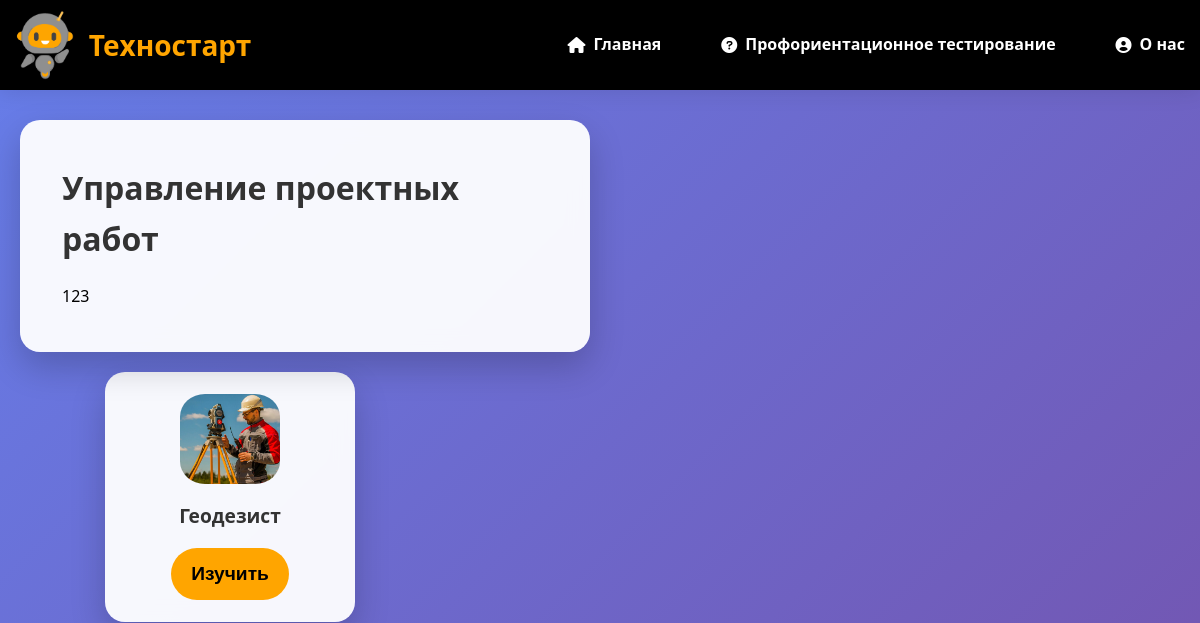
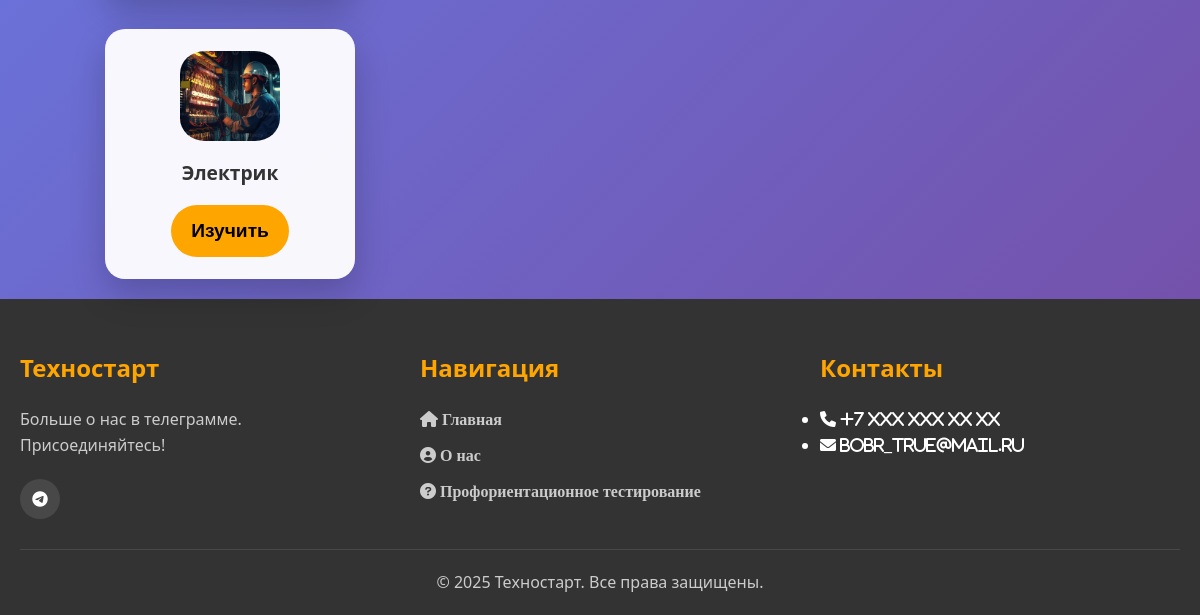
The app's page /profession/post_engineering/ypravlenie-proekt (signed in), older data (2 pictures, top to bottom).
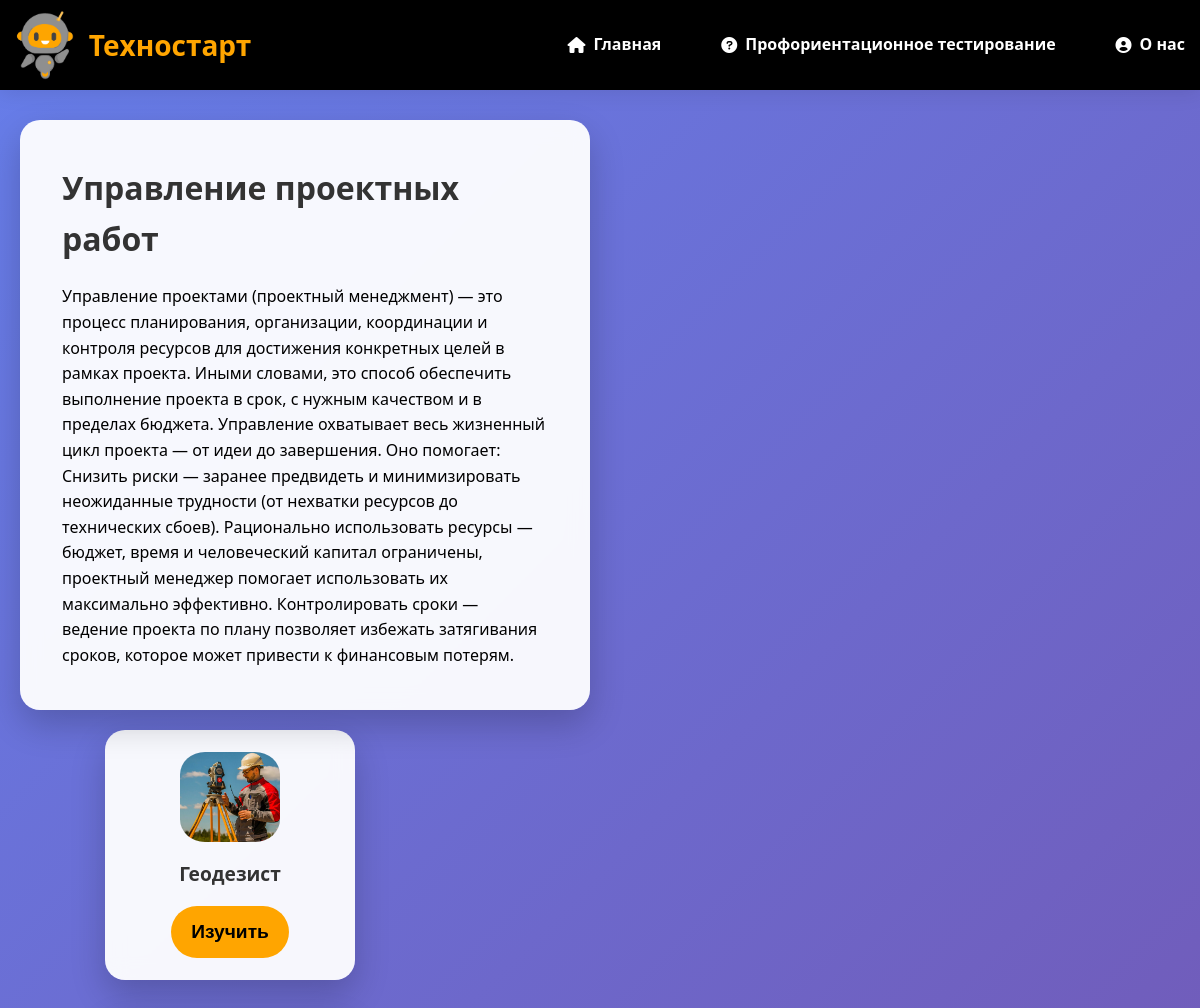
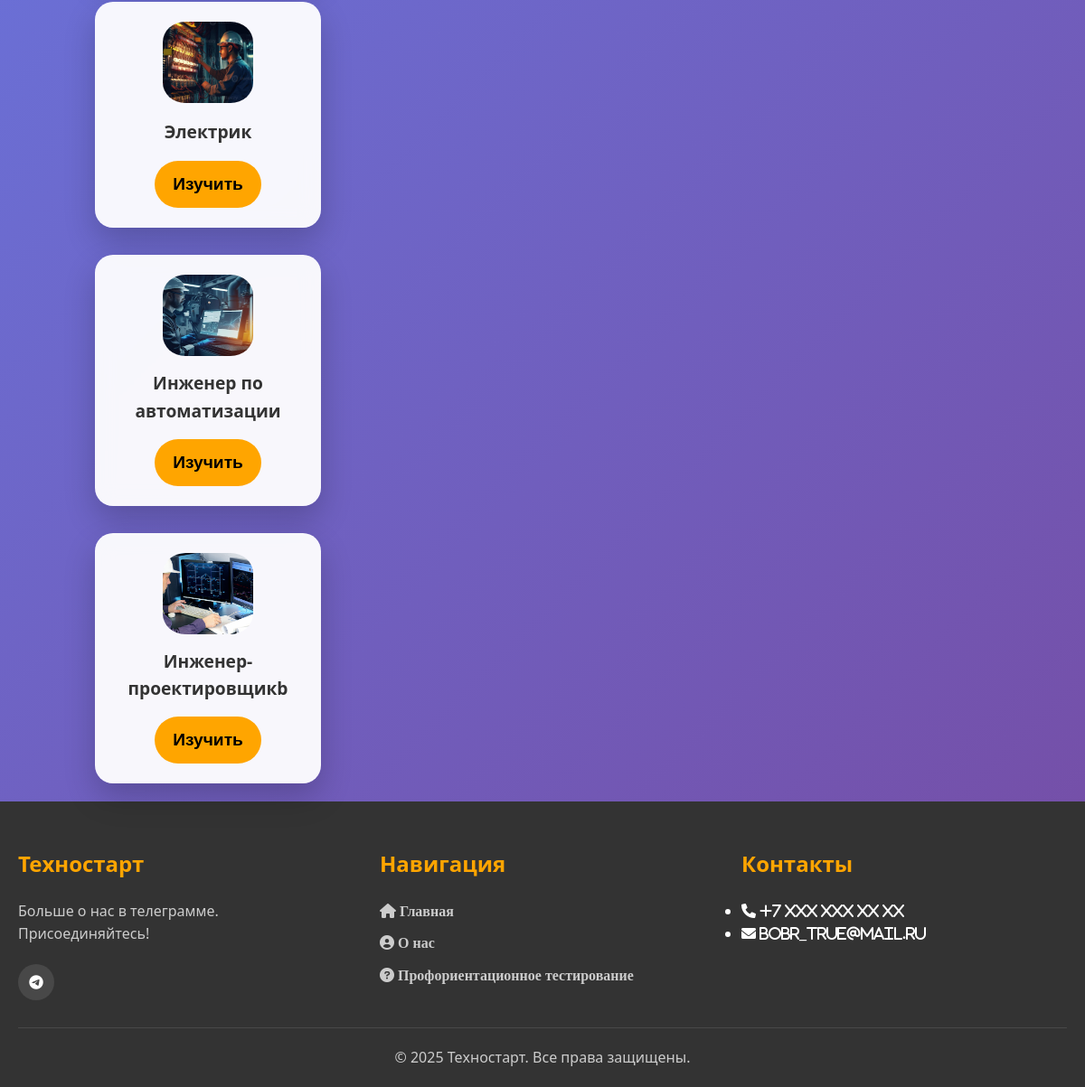
The same page, newer data (2 pictures, top to bottom).
### profession/models.py (models this page shows, shortened)
class EngineeringProcessesAtaps(models.Model):
    title_ataps=models.CharField(max_length=200)
    dp_index=models.CharField(max_length=100, blank=True, null=True,  verbose_name='доп индекс для процесса')
    opisanie=models.TextField()
    img=models.ImageField(upload_to='engineering_processes/', blank=True, null=True)
    slug=models.SlugField(max_length=200, db_index=True, unique=True)
    dp_index_prof = models.CharField(max_length=100, blank=True, null=True, verbose_name='доп индекс для профессии')
    class Meta:
        verbose_name = "Инженерный_этап"
        verbose_name_plural = 'Инженерные_этапы'

class Profession(models.Model):
    title=models.CharField(max_length=200,verbose_name='название')
    url_content=models.CharField(max_length=200, verbose_name="ссылка на видео",blank=True, null=True)
    img_static=models.ImageField(upload_to='professions/', blank=True, null=True)
    slug=models.SlugField(max_length=200, db_index=True, unique=True)
    dp_index_prof = models.CharField(max_length=100, blank=True, null=True, verbose_name='доп индекс для этапа')
    class Meta:
        verbose_name = "Професcия"
        verbose_name_plural = 'Профеcсии'
    def get_absolute_url(self):
        return reverse('post_professions', kwargs={'post_slug':self.slug})

### profession/views.py (the view)
# urls.py: path('post_engineering/<slug:post_slug>', views.engineering_processes, name='post_engineering')
@login_required
def engineering_processes(req, post_slug):
    professions = Profession.objects.all()
    eng_a=get_object_or_404(EngineeringProcessesAtaps, slug=post_slug)
    data={
        'eng_a': eng_a,
        'professions': professions
    }
    return render(req, 'profession/engineering_processes.html', data )

### profession/templates/profession/engineering_processes.html (shortened to what this page needs)
{% extends 'main/base.html' %}
{% load static %}
{% block content %}
    <div class="process-profession-page-container">
        <div class="process-card-container">
            <div class="process-card-stage">
                <h1>{{ eng_a.title_ataps }}</h1>
                <p>{{ eng_a.opisanie }}</p>
            </div>
        </div>
        <div class="professions-container-stage-right">
            {% for prof in professions %}
                {% if eng_a.dp_index_prof == prof.dp_index_prof %}
                    <div class="profession-card-stage-right">
                        <img src="{{ prof.img_static.url }}" alt="{{ prof.title }}">
                        <h3>{{ prof.title }}</h3>
                        <a href="{{ prof.get_absolute_url }}"><button class="btn btn-learn-stage-right" data-profession="{{ prof.title }}">Изучить</button></a>
                    </div>
                {% endif %}
            {% endfor %}
        </div>
    </div>
{% endblock %}

### main/templates/main/base.html (shortened to what this page needs)
{% load static %}
<!DOCTYPE html>
<html lang="ru">
<head>
    <link rel="stylesheet" href="{% static 'main/css/style.css' %}">
    <link rel="stylesheet" href="https://cdnjs.cloudflare.com/ajax/libs/font-awesome/6.0.0/css/all.min.css">
</head>
<body>
    <header class="header">
        <div class="container header-container">
            <div class="logo-wrapper">
                <img src="{% static 'main/jpg/logo2.png' %}" alt="Логотип Техностарт" class="logo-img">
                <p class="logo-p">Техностарт</p>
            </div>
            <nav class="main-nav">
                <ul class="nav-list">
                    <li><a href="{% url 'home' %}"><i class="fa fa-home"></i> Главная</a></li>
                    <li><a href="{% url 'prof_test' %}"><i class="fa fa-question-circle"></i> Профориентационное тестирование</a></li>
                    <li><a href="{% url 'about' %}"><i class="fa fa-user-circle"></i> О нас</a></li>
                </ul>
            </nav>
        </div>
    </header>
    {% block content %}
    {% endblock %}
    <footer class="footer">
        <div class="container">
            <div class="footer-content">
                <div class="footer-section">
                    <h3 class="footer-title">Техностарт</h3>
                    <p class="footer-text">Больше о нас в телеграмме. Присоединяйтесь!</p>
                    <div class="social-links">
                        <a href="https://t.me/+7dNEoaEMbxlmYjMy" class="social-link"><i class="fab fa-telegram"></i></a>
                    </div>
                </div>
                <div class="footer-section">
                    <h3 class="footer-title">Навигация</h3>
                    <ul class="footer-links">
                        <li><a href="{% url 'home' %}"><i class="fa fa-home"> Главная</i></a></li>
                        <li><a href="{% url 'about' %}"><i class="fa fa-user-circle"> О нас</i></a></li>
                        <li><a href="{% url 'prof_test' %}"><i class="fa fa-question-circle"> Профориентационное тестирование</i></a></li>
                    </ul>
                </div>
                <div class="footer-section">
                    <h3 class="footer-title">Контакты</h3>
                    <ul class="footer-anim">
                        <li><i class="fa fa-phone"> +7 XXX XXX XX XX</i></li>
                        <li><i class="fa fa-envelope"> bobr_true@mail.ru</i></li>
                    </ul>
                </div>
            </div>
            <div class="copyright">
                <p>&copy; 2025 Техностарт. Все права защищены.</p>
            </div>
        </div>
    </footer>
</body>
</html>

Row changes from the older to the newer data that the page shows:
changed EngineeringProcessesAtaps "Управление проектных работ": opisanie "123" → "Управление проектами (проектный менеджмент) — это процесс планирования, организации, координации и контроля ресурсов для достижения конкретных целей в рамках проекта. Иными словами, это способ обеспечить выполнение проекта в срок, с нужным качеством и в пределах бюджета. Управление охватывает весь жизненный цикл проекта — от идеи до завершения. Оно помогает: Снизить риски — заранее предвидеть и минимизировать неожиданные трудности (от нехватки ресурсов до технических сбоев). Рационально использовать ресурсы — бюджет, время и человеческий капитал ограничены, проектный менеджер помогает использовать их максимально эффективно. Контролировать сроки — ведение проекта по плану позволяет избежать…"
added Profession: img_static (picture), title "Инженер по автоматизации"
added Profession: img_static (picture), title "Инженер-проектировщикb"
